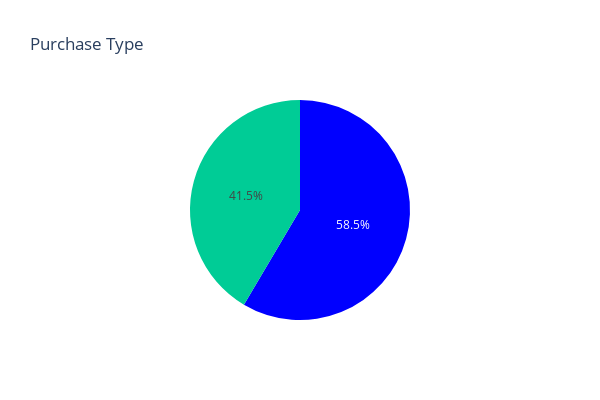

The notebook cell this image was saved under:
### Code cell
fig = px.pie(purchase_type, values=purchase_type.values, names=purchase_type.index,
             labels={'names': 'Purchase Type', 'values': 'Count'}, title='Purchase Type',
             color=purchase_type.index, color_discrete_map={'Online': 'blue', 'In-Store': 'green'})

fig.update_layout(
    showlegend=False,
    height=400,  
    width=600    
)

fig.show()

### Figure 1 — Plotly figure (JSON) as saved in the notebook; plotly's stock layout.template omitted (floating-point values rounded to 4 significant figures)
{"data": [{"customdata": [["Online"], ["Station"]], "domain": {"x": [0, 1], "y": [0, 1]}, "hovertemplate": "Purchase Type=%{customdata[0]}<br>Count=%{value}<extra></extra>", "labels": ["Online", "Station"], "legendgroup": "", "marker": {"colors": ["blue", "#00cc96"]}, "name": "", "showlegend": true, "type": "pie", "values": [18521, 13132]}], "layout": {"height": 400, "legend": {"tracegroupgap": 0}, "showlegend": false, "title": {"text": "Purchase Type"}, "width": 600}}
